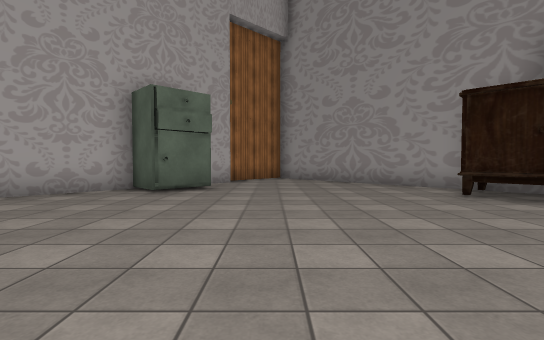
View 1 (above)

13 first-person views from a walk through a 3-D level made in the Unity game engine. The camera is 1.3 m above the floor, tilts 2° down and sees 85° across. The floor is counted in squares, 1.8 m on a side. Each view is taken from the middle of a square. On the plan, view 1 faces up. The plan holds only what a view shows up to about 10 squares ahead; the rest is blank. The place goes on beyond the plan. The player is left out. Some surface patterns are stand-ins.

View 2
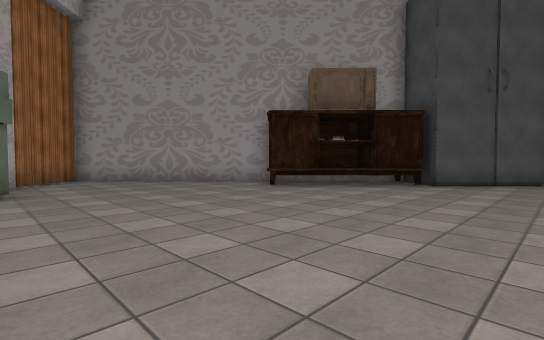

View 3
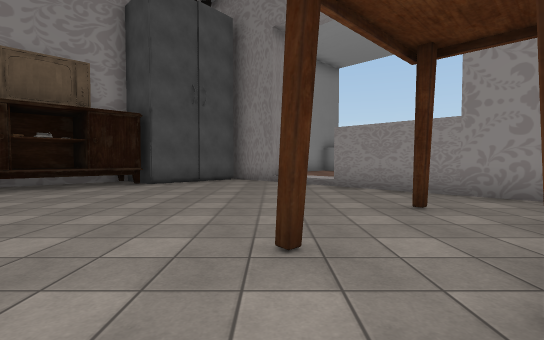

View 4
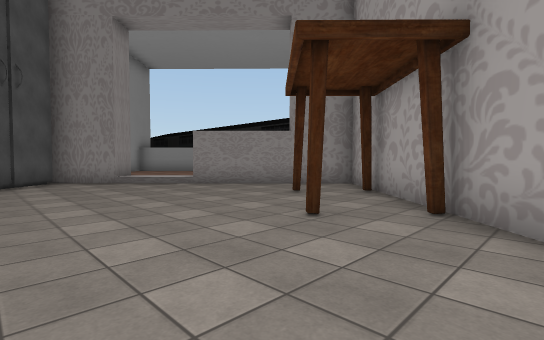

View 5
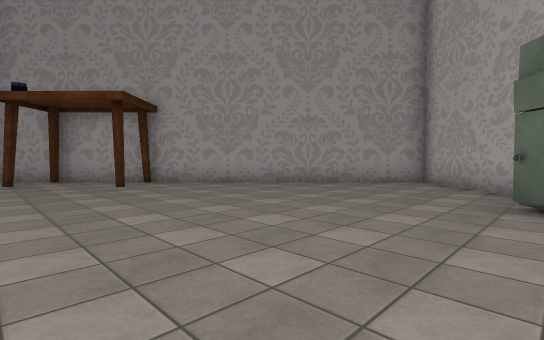

View 6
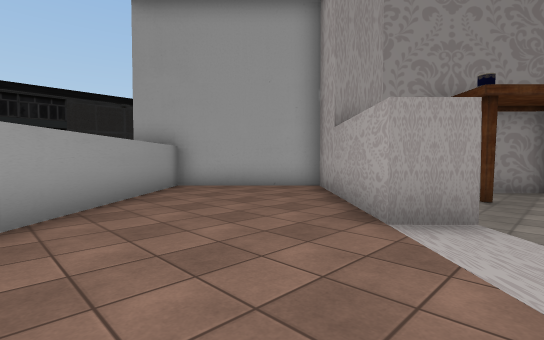

View 7
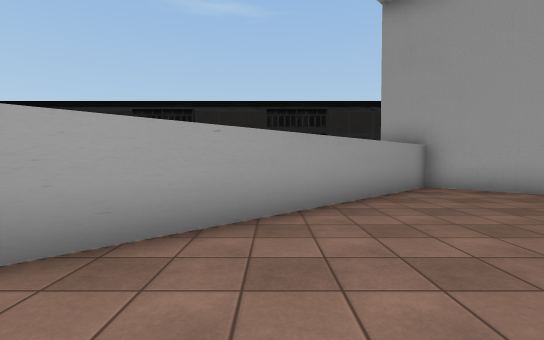

View 8
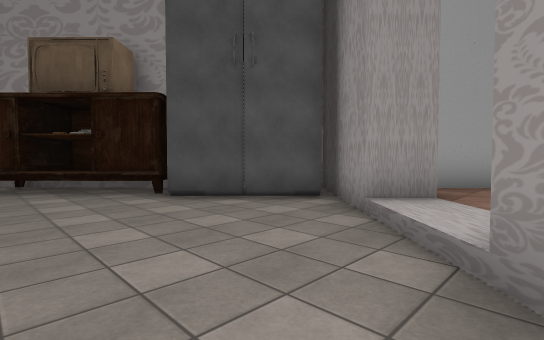

View 9
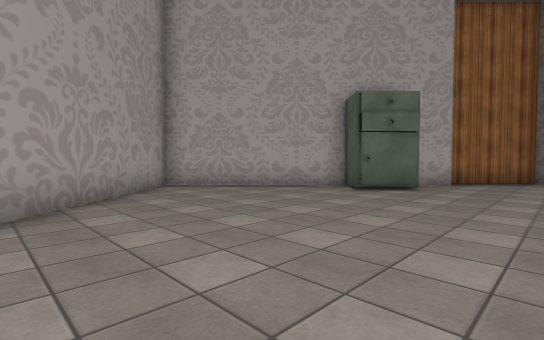

View 10
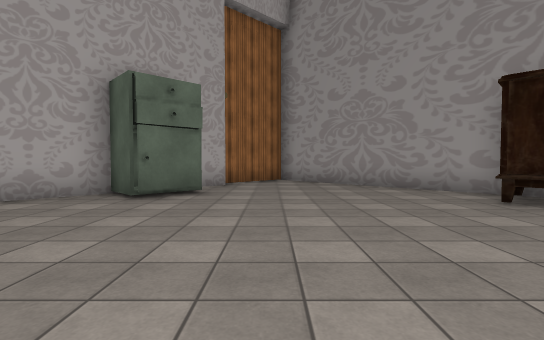

View 11
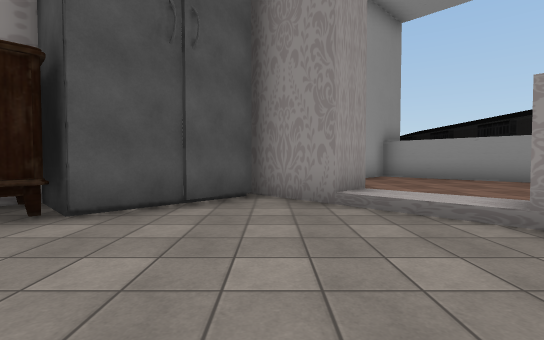

View 12
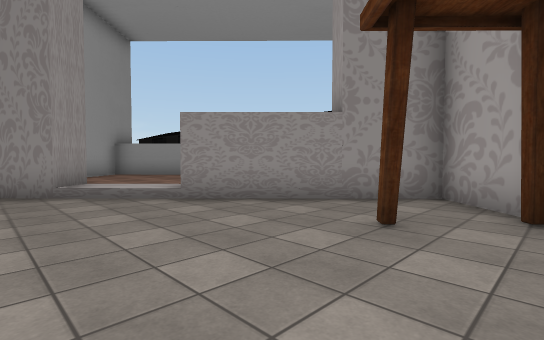

View 13
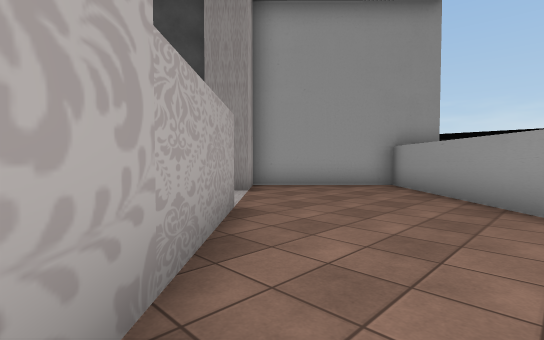

### Floor plan
Key: @ floor where view 1 was taken; # wall or solid block; . main floor; : floor 0.25 m higher than the main floor; / step, stairs or slope; O other object.
Columns run from 7 left of view 1 to 12 right of it. Each row starts with its distance up from view 1.
 11       ####
 10      ##..##
  9     ##....##
  8    ##O.....##
  7   ##OO......##
  6  ##........OO##
  5 ##..........OO#
  4 #............O #
  3 ##...........O###
  2  ##...........####
  1   ##...........###
  0    #...@........##
 -1    ##..O.......####
 -2     ##O......./:::##
 -3      ##..O...#/::::#
 -4       ###...##:::::#
 -5         #..##:::::##
 -6         ####:::::##
 -7           #:::::##
 -8           ##:::##
 -9            ##:##
-10             ###

Positions as (right, up) in squares from view 1, and headings:
1: (0, 0), facing up
2: (-2, 0), facing up-right
3: (-2, -1), facing right
4: (-2, 2), facing down-right
5: (3, 7), facing down-left
6: (10, -2), facing down-left
7: (10, -2), facing down
8: (4, -3), facing up-right
9: (1, 0), facing up-left
10: (0, 1), facing up
11: (3, 0), facing right
12: (1, 0), facing down-right
13: (4, -7), facing up-right
